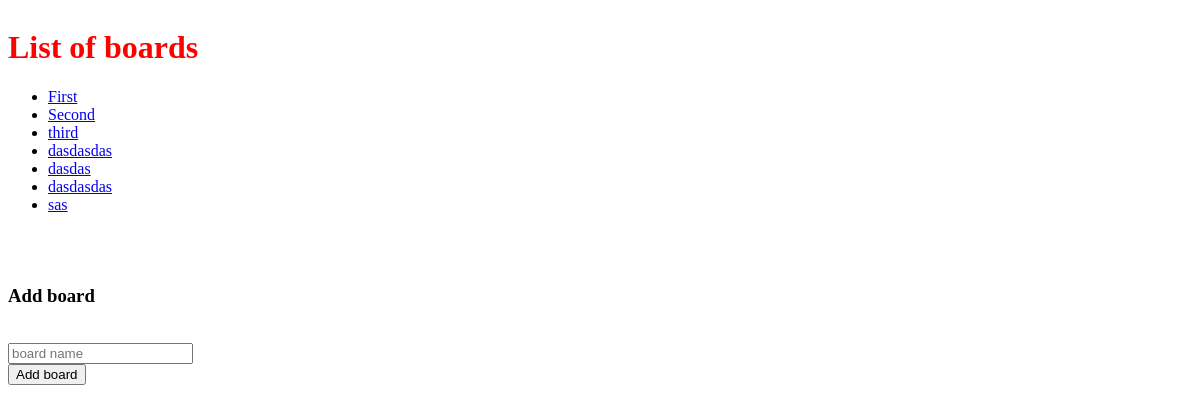
The app's page /trello/, older data.
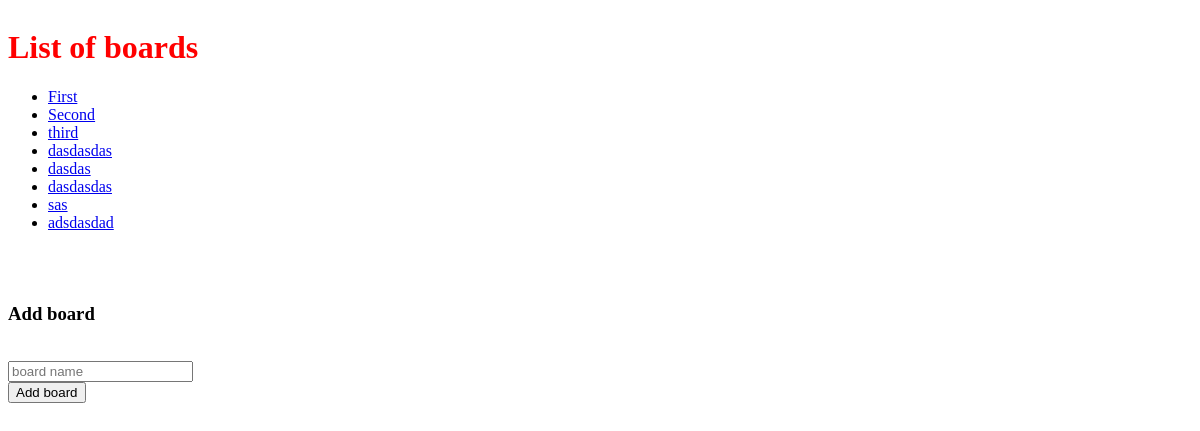
The same page, newer data.
### trello/models.py (models this page shows, shortened)
class Board(models.Model):
    board_name = models.CharField(max_length=20)

### trello/views.py (the view)
# urls.py: path('', views.IndexView.as_view(), name = 'index'),
class IndexView(generic.ListView):
    model = Board
    template_name = 'trello/index.html'

### trello/templates/trello/index.html (shortened to what this page needs)
<!DOCTYPE html>
{% load static %}
<html>
    <head>
        <link rel="stylesheet" href="{% static 'trello/board/style.css' %}">
    </head>
    <body>
        <h1>List of boards</h1>
        {% if object_list %}
            <ul id="boards">
            {% for board in object_list %}
                <li>
                    <a href="{% url 'board' board.id %}">
                        {{ board.board_name }}
                    </a>
                </li>
            {% endfor %}
            </ul>
            <br><br>
            <h3>Add board</h3><br>
            <input type="text" id="add_b" placeholder="board name"><br>
            <button id="sub_b">Add board</button>
        {% else %}
            <p>No boards found</p>
        {% endif %}
    </body>
</html>

Row changes from the older to the newer data that the page shows:
added Board: board_name "adsdasdad"
